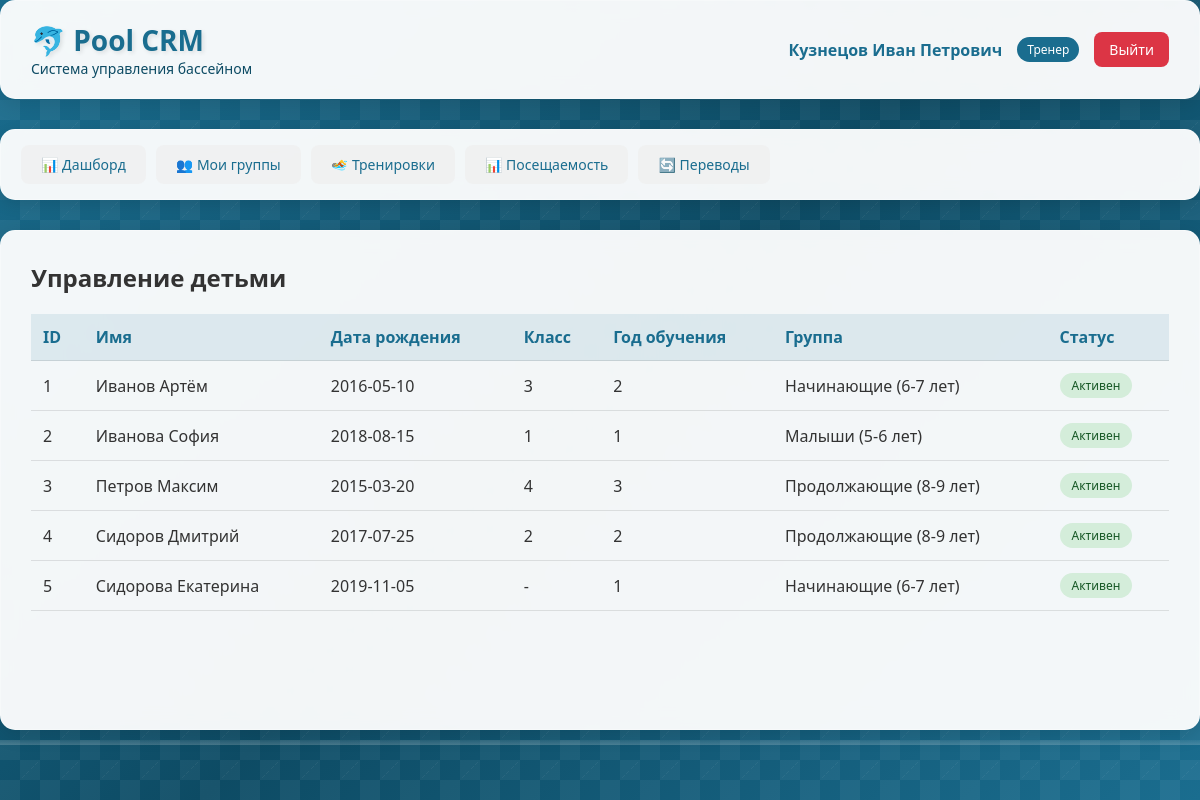
Page /children (signed in) on the committed database.
### database.py (models this page shows)
class CoachDB(Base):
    __tablename__ = "coaches"
    id = Column(Integer, primary_key=True, index=True)
    name = Column(String, nullable=False)
    email = Column(String, unique=True, nullable=False)
    phone = Column(String)
    password = Column(String, nullable=False)
    is_active = Column(Boolean, default=True)
    created_at = Column(String, default=lambda: datetime.now().strftime("%d.%m.%Y %H:%M"))
    groups = relationship("GroupDB", back_populates="coach")
    transfer_requests = relationship("TransferRequestDB", back_populates="coach")
    gallery_images = relationship("GalleryImageDB", back_populates="coach")

class ChildDB(Base):
    __tablename__ = "children"
    id = Column(Integer, primary_key=True, index=True)
    parent_id = Column(Integer, ForeignKey("parents.id"), nullable=False)
    name = Column(String, nullable=False)
    birthdate = Column(Date, nullable=False)
    class_num = Column(Integer)
    study_year = Column(Integer)
    medical_note = Column(String)
    medical_date = Column(Date)
    is_active = Column(Boolean, default=True)
    parent = relationship("ParentDB", back_populates="children")
    enrollments = relationship("EnrollmentDB", back_populates="child")
    attendances = relationship("AttendanceDB", back_populates="child")
    transfer_history = relationship("TransferHistoryDB", back_populates="child")
    transfer_requests = relationship("TransferRequestDB", back_populates="child")
    applications = relationship("ApplicationDB", back_populates="child")  # <-- ДОБАВИТЬ

class GroupDB(Base):
    __tablename__ = "groups"
    id = Column(Integer, primary_key=True, index=True)
    name = Column(String, nullable=False)
    level = Column(Integer, nullable=False)
    coach_id = Column(Integer, ForeignKey("coaches.id"))
    max_capacity = Column(Integer, default=12)
    age_tolerance = Column(Float, default=1.0)
    is_active = Column(Boolean, default=True)
    created_at = Column(String, default=lambda: datetime.now().strftime("%d.%m.%Y %H:%M"))
    coach = relationship("CoachDB", back_populates="groups")
    time_slots = relationship("TimeSlotDB", back_populates="group", cascade="all, delete-orphan")
    enrollments = relationship("EnrollmentDB", back_populates="group")
    trainings = relationship("TrainingDB", back_populates="group")
    applications = relationship("ApplicationDB", back_populates="group")
    transfer_history_from = relationship("TransferHistoryDB", foreign_keys="TransferHistoryDB.from_group_id", back_populates="from_group")
    transfer_history_to = relationship("TransferHistoryDB", foreign_keys="TransferHistoryDB.to_group_id", back_populates="to_group")
    transfer_requests_from = relationship("TransferRequestDB", foreign_keys="TransferRequestDB.from_group_id", back_populates="from_group")
    transfer_requests_to = relationship("TransferRequestDB", foreign_keys="TransferRequestDB.suggested_group_id", back_populates="suggested_group")

### main.py (the view)
@app.get("/children", response_class=HTMLResponse)
async def children_list(request: Request, db: Session = Depends(get_db)):
    user = get_current_user(request, db)
    if not user:
        return RedirectResponse(url="/login")
    query = db.query(ChildDB).filter(ChildDB.is_active == True)
    if user["role"] == "parent":
        query = query.filter(ChildDB.parent_id == user["id"])
    children = query.all()
    children_data = []
    for child in children:
        enrollment = db.query(EnrollmentDB).filter(
            EnrollmentDB.child_id == child.id,
            EnrollmentDB.status == EnrollmentStatus.ACTIVE
        ).first()
        children_data.append({
            "id": child.id,
            "name": child.name,
            "birthdate": child.birthdate,
            "class_num": child.class_num,
            "study_year": child.study_year,
            "group_name": enrollment.group.name if enrollment else None,
            "is_active": child.is_active
        })
    return templates.TemplateResponse(
        name = "children.html",
        request = request,
        context = {
        "request": request,
        "user": user,
        "children": children_data
    })

### templates/children.html (shortened to what this page needs)
{% extends "base.html" %}
{% block content %}
<div class="header">
    <div class="logo">
        <h1>🐬 Pool CRM</h1>
        <p>Система управления бассейном</p>
    </div>
    <div class="user-info">
        <span class="user-name">{{ user.name }}</span>
        <span class="user-role">
            {% if user.role == 'admin' %}Администратор
            {% elif user.role == 'coach' %}Тренер
            {% else %}Родитель{% endif %}
        </span>
        <a href="/logout" class="logout-btn">Выйти</a>
    </div>
</div>
<div class="nav-menu">
    <a href="/dashboard" class="nav-link">📊 Дашборд</a>
    {% if user.role == 'coach' %}
    <a href="/groups" class="nav-link">👥 Мои группы</a>
    <a href="/trainings" class="nav-link">🏊 Тренировки</a>
    <a href="/attendance" class="nav-link">📊 Посещаемость</a>
    <a href="/transfers" class="nav-link">🔄 Переводы</a>
    {% endif %}
</div>
<div class="content">
    <div class="action-bar">
        <h2>{% if user.role == 'parent' %}Мои дети{% else %}Управление детьми{% endif %}</h2>
    </div>
    <table class="data-table">
        <thead>
            <tr>
                <th>ID</th>
                <th>Имя</th>
                <th>Дата рождения</th>
                <th>Класс</th>
                <th>Год обучения</th>
                <th>Группа</th>
                <th>Статус</th>
            </tr>
        </thead>
        <tbody>
            {% for child in children %}
            <tr>
                <td>{{ child.id }}</td>
                <td>{{ child.name }}</td>
                <td>{{ child.birthdate }}</td>
                <td>{{ child.class_num or '-' }}</td>
                <td>{{ child.study_year or '-' }}</td>
                <td>{{ child.group_name or 'Не назначен' }}</td>
                <td>
                    <span class="status-badge {% if child.is_active %}status-active{% else %}status-completed{% endif %}">
                        {% if child.is_active %}Активен{% else %}Неактивен{% endif %}
                    </span>
                </td>
            </tr>
            {% endfor %}
        </tbody>
    </table>
</div>
{% endblock %}

### static/style.css (style rules this page uses)
* { margin: 0; padding: 0; box-sizing: border-box; }
body { font-family: 'Segoe UI', Tahoma, Geneva, Verdana, sans-serif; min-height: 100vh; color: #333; position: relative; overflow-x: hidden; }
.header { background: rgba(255, 255, 255, 0.95); backdrop-filter: blur(10px); border-radius: 15px; padding: 20px 30px; margin-bottom: 30px; box-shadow: 0 5px 20px rgba(0,0,0,0.1); display: flex; justify-content: space-between; align-items: center; flex-wrap: wrap; border: 1px solid rgba(255, 255, 255, 0.3); }
.logo h1 { color: #1a6d8f; font-size: 28px; text-shadow: 2px 2px 4px rgba(0,0,0,0.1); }
.logo p { color: #0d4b64; font-size: 14px; }
.user-info { display: flex; align-items: center; gap: 15px; }
.user-name { font-weight: 600; color: #1a6d8f; }
.user-role { background: #1a6d8f; color: white; padding: 4px 10px; border-radius: 20px; font-size: 12px; }
.logout-btn { background: #dc3545; color: white; border: none; padding: 8px 15px; border-radius: 8px; cursor: pointer; text-decoration: none; font-size: 14px; transition: all 0.3s; }
.nav-menu { background: rgba(255, 255, 255, 0.95); backdrop-filter: blur(10px); border-radius: 15px; padding: 15px 20px; margin-bottom: 30px; box-shadow: 0 5px 15px rgba(0,0,0,0.1); display: flex; gap: 10px; flex-wrap: wrap; border: 1px solid rgba(255, 255, 255, 0.3); }
.nav-link { background: rgba(240, 240, 240, 0.8); border: none; padding: 10px 20px; border-radius: 8px; cursor: pointer; text-decoration: none; color: #1a6d8f; font-size: 14px; font-weight: 500; transition: all 0.3s; }
.content { background: rgba(255, 255, 255, 0.95); backdrop-filter: blur(10px); border-radius: 15px; padding: 30px; box-shadow: 0 5px 20px rgba(0,0,0,0.1); min-height: 500px; border: 1px solid rgba(255, 255, 255, 0.3); }
.data-table { width: 100%; border-collapse: collapse; margin-top: 20px; }
.data-table th, .data-table td { padding: 12px; text-align: left; border-bottom: 1px solid rgba(0,0,0,0.1); }
.data-table th { background: rgba(26, 109, 143, 0.1); font-weight: 600; color: #1a6d8f; }
.status-badge { display: inline-block; padding: 4px 12px; border-radius: 20px; font-size: 12px; font-weight: 500; }
.status-active { background: #d4edda; color: #155724; }
.action-bar { display: flex; justify-content: space-between; align-items: center; margin-bottom: 20px; flex-wrap: wrap; gap: 15px; }

### rows in the picture
CoachDB: name "Кузнецов Иван Петрович"
ChildDB: name "Иванов Артём", birthdate "2016-05-10"
GroupDB: name "Начинающие (6-7 лет)" "Начинающие (6-7 лет)"
ChildDB: name "Иванова София", birthdate "2018-08-15"
GroupDB: name "Малыши (5-6 лет)"
ChildDB: name "Петров Максим", birthdate "2015-03-20"
GroupDB: name "Продолжающие (8-9 лет)" "Продолжающие (8-9 лет)"
ChildDB: name "Сидоров Дмитрий", birthdate "2017-07-25"
ChildDB: name "Сидорова Екатерина", birthdate "2019-11-05"

### other values in the picture
{{ child.id }} "1" "2" "3" "4" "5"
{{ child.class_num or '-' }} "3" "1" "4" "2" "-"
{{ child.study_year or '-' }} "2" "1" "3" "2" "1"
